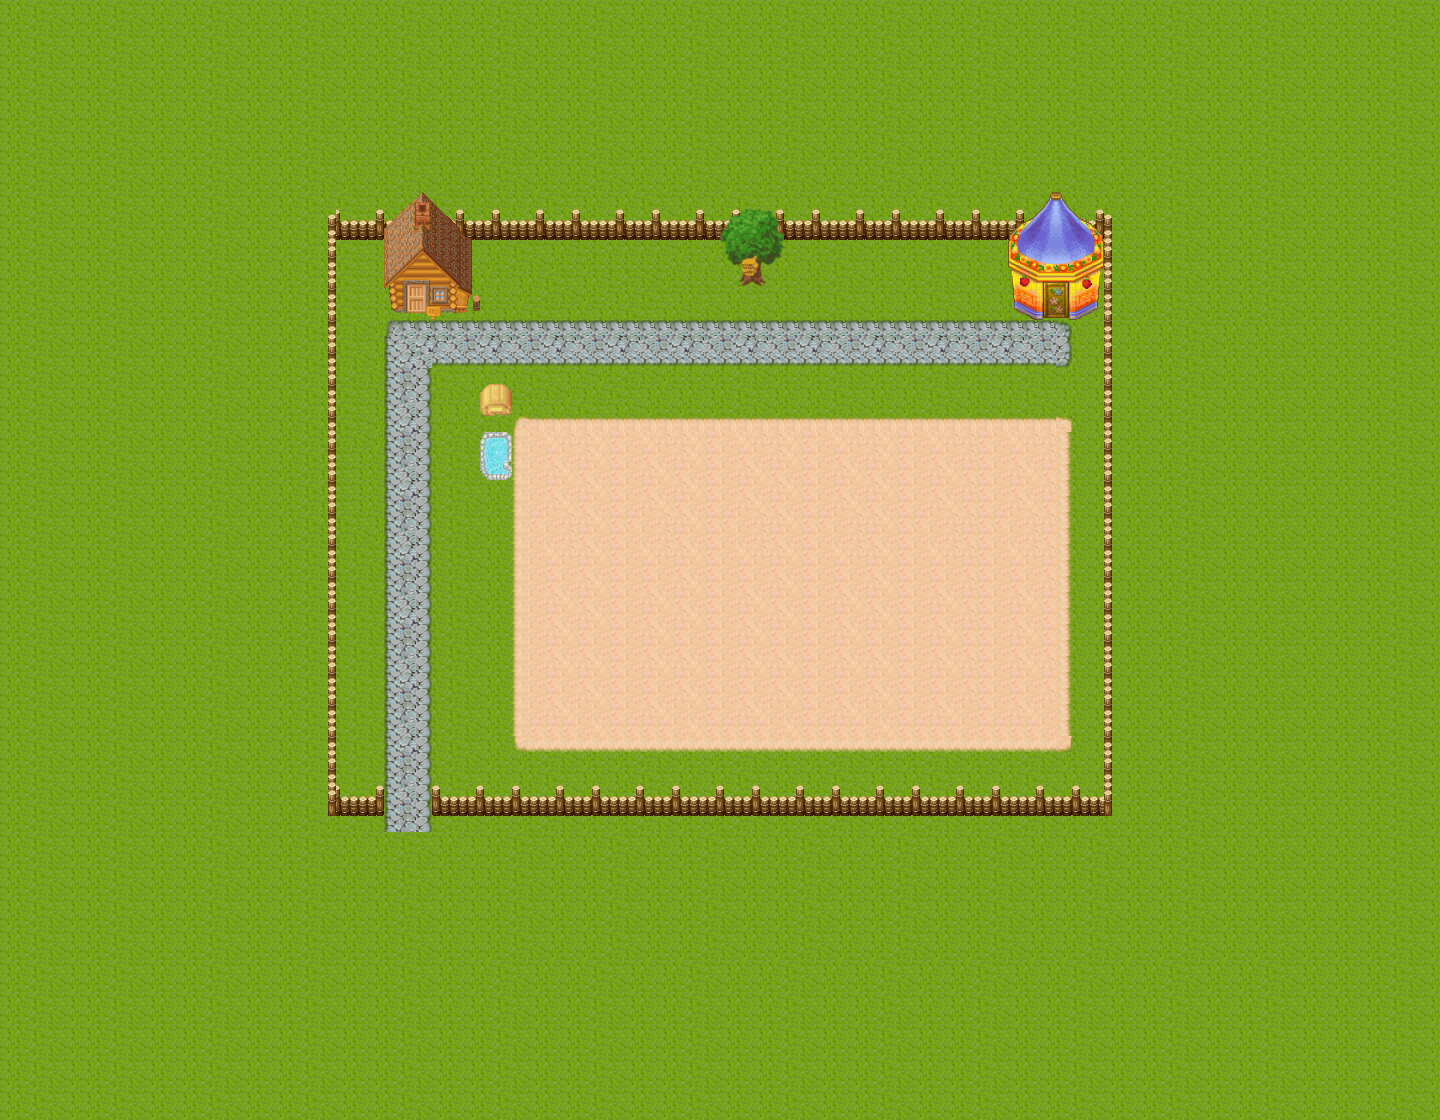

Rendered tile map (Tiled .tmx) drawn with the repository's tilesets; below, a short description and the map source with its tile grids summarised:
An orthogonal 90x70 tile map with 16x16 px tiles, 3 tile layers (ground, fence, buildings), 7 tilesets and 17 objects.

<map version="1.2" tiledversion="1.2.4" orientation="orthogonal" renderorder="right-down" width="90" height="70" tilewidth="16" tileheight="16" infinite="0" nextlayerid="21" nextobjectid="49">
 <tileset firstgid="1" source="groundd.tsx" />
 <tileset firstgid="37" source="fence.tsx" />
 <tileset firstgid="85" source="house.tsx" />
 <tileset firstgid="133" source="shop.tsx" />
 <tileset firstgid="181" source="honey tree.tsx" />
 <tileset firstgid="201" source="box pond.tsx" />
 <tileset firstgid="213" source="colours.tsx" />
 <layer id="16" name="ground" width="90" height="70">
  <data>[6300 cells, 6300 non-empty, 35 distinct tile ids]</data>
 </layer>
 <layer id="17" name="fence" width="90" height="70">
  <data>[6300 cells, 262 non-empty, 24 distinct tile ids]</data>
 </layer>
 <layer id="18" name="buildings" width="90" height="70">
  <data>[6300 cells, 129 non-empty, 126 distinct tile ids]</data>
 </layer>
 <objectgroup id="7" name="collision">
  <object id="28" x="332.364" y="214.545" width="780" height="24.3333" />
  <object id="30" x="325.697" y="210.545" width="11.4167" height="601.333" />
  <object id="31" x="327.03" y="790.878" width="57.3333" height="19.6667" />
  <object id="32" x="433.697" y="795.628" width="678.667" height="16.25" />
  <object id="33" x="1103.2" y="210.545" width="10.5" height="601.333" />
  <object id="34" x="1010.03" y="240.545" width="90.3333" height="62.3333" />
  <object id="35" x="741.614" y="246.545" width="20" height="35.6667" />
  <object id="36" x="383.697" y="227.879" width="84.6667" height="81.3333" />
  <object id="37" x="481.09" y="385.939" width="29.3333" height="30.1212" />
  <object id="39" x="480.53" y="433.879" width="30.75" height="44.25" />
  <object id="40" x="1030" y="299" width="59" height="17" />
 </objectgroup>
 <objectgroup id="20" name="doors" visible="0">
  <object id="42" x="407" y="284" width="18.25" height="28.25">
   <properties>
    <property name="type" value="house" />
   </properties>
  </object>
  <object id="43" x="1044" y="282.5" width="24.25" height="35">
   <properties>
    <property name="type" value="shop" />
   </properties>
  </object>
  <object id="44" x="740.5" y="259" width="22.5" height="27">
   <properties>
    <property name="type" value="honey tree" />
   </properties>
  </object>
  <object id="46" x="385.75" y="811.25" width="45" height="21.25">
   <properties>
    <property name="type" value="exit" />
   </properties>
  </object>
  <object id="47" x="480.182" y="384.667" width="31.8182" height="31.0303">
   <properties>
    <property name="type" value="shipping box" />
   </properties>
  </object>
  <object id="48" x="480" y="432" width="32.6667" height="48.3333">
   <properties>
    <property name="type" value="water" />
   </properties>
  </object>
 </objectgroup>
</map>